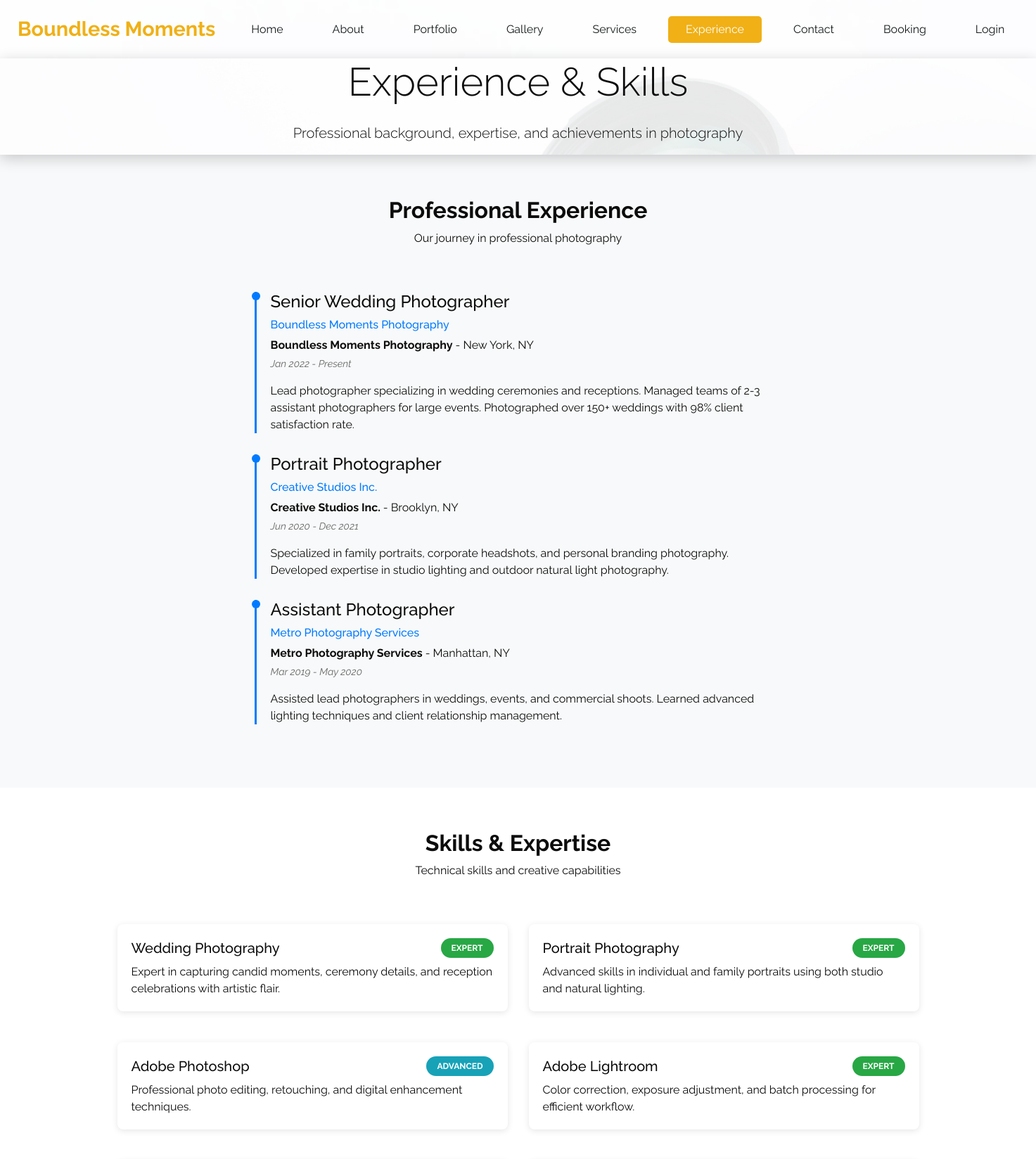
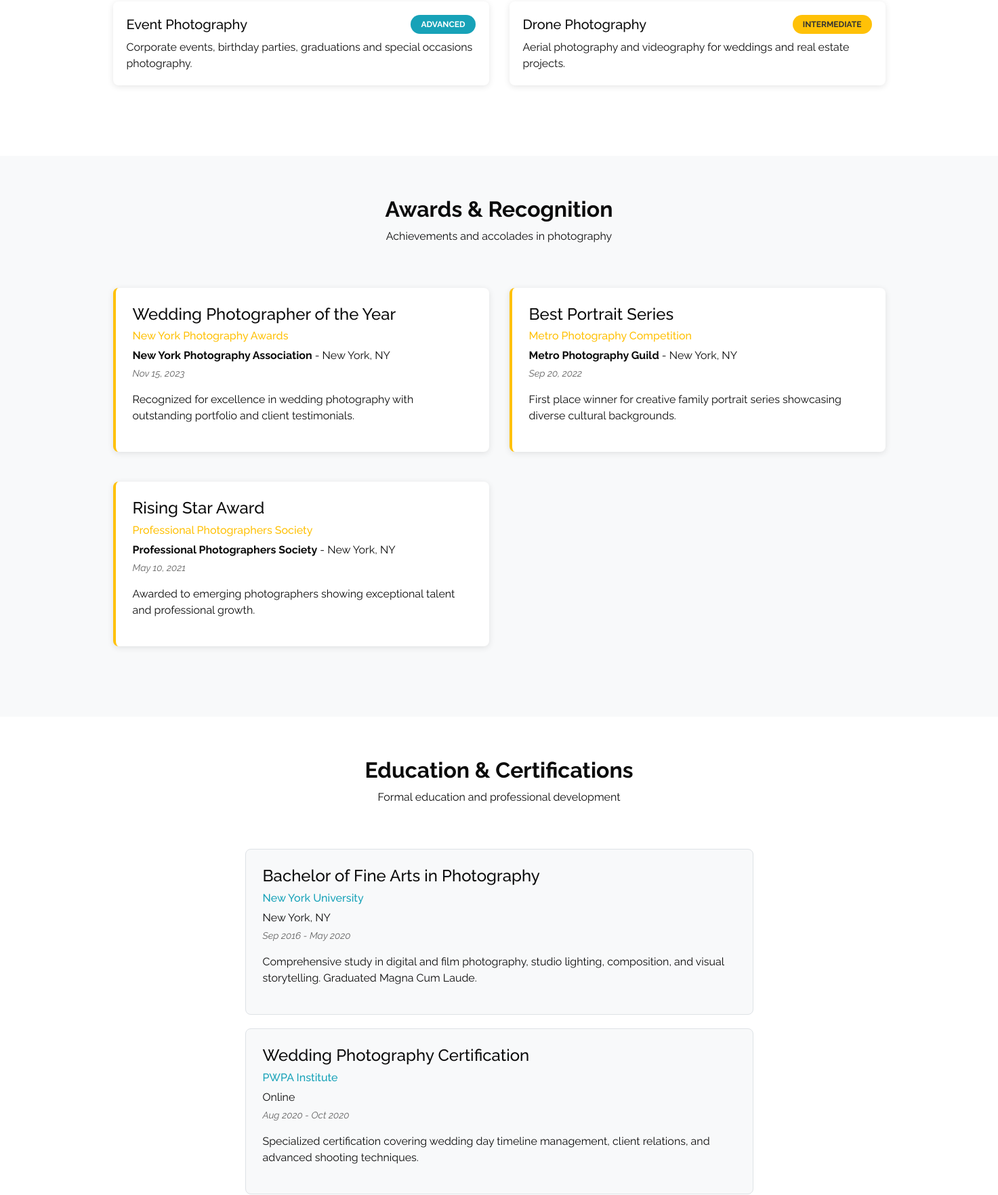
The page /experience.php (upper part) on the database its author committed (2 pictures, top to bottom).
### tables this page shows
CREATE TABLE experience_skills (
    id INT PRIMARY KEY AUTO_INCREMENT,
    section_type ENUM('experience', 'skill', 'award', 'education') NOT NULL,
    title VARCHAR(200) NOT NULL,
    subtitle VARCHAR(200),
    description TEXT,
    start_date DATE,
    end_date DATE,
    organization VARCHAR(200),
    location VARCHAR(200),
    skill_level ENUM('beginner', 'intermediate', 'advanced', 'expert'),
    display_order INT DEFAULT 0,
    is_visible BOOLEAN DEFAULT TRUE,
    created_at TIMESTAMP DEFAULT CURRENT_TIMESTAMP,
    INDEX idx_section_type (section_type),
    INDEX idx_display_order (display_order)
);

### experience.php (the view, shortened to what this page needs)
<?php
include 'includes/db_connect.php';
include 'includes/header.php';
$experience_query = "SELECT * FROM experience_skills WHERE section_type = 'experience' AND is_visible = TRUE ORDER BY display_order ASC";
$experience_result = $conn->query($experience_query);
$skills_query = "SELECT * FROM experience_skills WHERE section_type = 'skill' AND is_visible = TRUE ORDER BY display_order ASC";
$skills_result = $conn->query($skills_query);
$awards_query = "SELECT * FROM experience_skills WHERE section_type = 'award' AND is_visible = TRUE ORDER BY display_order ASC";
$awards_result = $conn->query($awards_query);
$education_query = "SELECT * FROM experience_skills WHERE section_type = 'education' AND is_visible = TRUE ORDER BY display_order ASC";
$education_result = $conn->query($education_query);
?>
<section class="hero_area">
    <div class="container">
        <div class="row align-items-center">
            <div class="col-md-12 text-center">
                <h1 class="display-4 mb-4">Experience & Skills</h1>
                <p class="lead">Professional background, expertise, and achievements in photography</p>
            </div>
        </div>
    </div>
</section>
<section class="experience-section">
    <div class="container">
        <div class="heading_container text-center mb-5">
            <h2>Professional Experience</h2>
            <p>Our journey in professional photography</p>
        </div>
        <div class="row">
            <div class="col-lg-8 offset-lg-2">
                <?php if ($experience_result->num_rows > 0): ?>
                    <?php while ($experience = $experience_result->fetch_assoc()): ?>
                        <div class="timeline-item">
                            <h4><?php echo htmlspecialchars($experience['title']); ?></h4>
                            <?php if ($experience['subtitle']): ?>
                                <h6 class="text-primary"><?php echo htmlspecialchars($experience['subtitle']); ?></h6>
                            <?php endif; ?>
                            <?php if ($experience['organization']): ?>
                                <p class="mb-1"><strong><?php echo htmlspecialchars($experience['organization']); ?></strong>
                                <?php if ($experience['location']): ?>
                                    - <?php echo htmlspecialchars($experience['location']); ?>
                                <?php endif; ?>
                                </p>
                            <?php endif; ?>
                            <?php if ($experience['start_date']): ?>
                                <p class="date-range">
                                    <?php echo date('M Y', strtotime($experience['start_date'])); ?> -
                                    <?php echo $experience['end_date'] ? date('M Y', strtotime($experience['end_date'])) : 'Present'; ?>
                                </p>
                            <?php endif; ?>
                            <?php if ($experience['description']): ?>
                                <p><?php echo nl2br(htmlspecialchars($experience['description'])); ?></p>
                            <?php endif; ?>
                        </div>
                    <?php endwhile; ?>
                <?php else: ?>
                    <p class="text-center">No experience data available.</p>
                <?php endif; ?>
            </div>
        </div>
    </div>
</section>
<section class="skills-section">
    <div class="container">
        <div class="heading_container text-center mb-5">
            <h2>Skills & Expertise</h2>
            <p>Technical skills and creative capabilities</p>
        </div>
        <div class="row">
            <?php if ($skills_result->num_rows > 0): ?>
                <?php while ($skill = $skills_result->fetch_assoc()): ?>
                    <div class="col-lg-6 col-md-6 mb-4">
                        <div class="skill-item">
                            <div class="d-flex justify-content-between align-items-center mb-2">
                                <h5 class="mb-0"><?php echo htmlspecialchars($skill['title']); ?></h5>
                                <?php if ($skill['skill_level']): ?>
                                    <span class="skill-level <?php echo htmlspecialchars($skill['skill_level']); ?>">
                                        <?php echo htmlspecialchars($skill['skill_level']); ?>
                                    </span>
                                <?php endif; ?>
                            </div>
                            <?php if ($skill['description']): ?>
                                <p class="mb-0"><?php echo nl2br(htmlspecialchars($skill['description'])); ?></p>
                            <?php endif; ?>
                        </div>
                    </div>
                <?php endwhile; ?>
            <?php else: ?>
                <div class="col-12">
                    <p class="text-center">No skills data available.</p>
                </div>
            <?php endif; ?>
        </div>
    </div>
</section>
<section class="awards-section">
    <div class="container">
        <div class="heading_container text-center mb-5">
            <h2>Awards & Recognition</h2>
            <p>Achievements and accolades in photography</p>
        </div>
        <div class="row">
            <?php if ($awards_result->num_rows > 0): ?>
                <?php while ($award = $awards_result->fetch_assoc()): ?>
                    <div class="col-lg-6 mb-4">
                        <div class="award-item">
                            <h4><?php echo htmlspecialchars($award['title']); ?></h4>
                            <?php if ($award['subtitle']): ?>
                                <h6 class="text-warning"><?php echo htmlspecialchars($award['subtitle']); ?></h6>
                            <?php endif; ?>
                            <?php if ($award['organization']): ?>
                                <p class="mb-1"><strong><?php echo htmlspecialchars($award['organization']); ?></strong>
                                <?php if ($award['location']): ?>
                                    - <?php echo htmlspecialchars($award['location']); ?>
                                <?php endif; ?>
                                </p>
                            <?php endif; ?>
                            <?php if ($award['start_date']): ?>
                                <p class="date-range"><?php echo date('M d, Y', strtotime($award['start_date'])); ?></p>
                            <?php endif; ?>
                            <?php if ($award['description']): ?>
                                <p><?php echo nl2br(htmlspecialchars($award['description'])); ?></p>
                            <?php endif; ?>
                        </div>
                    </div>
                <?php endwhile; ?>
            <?php else: ?>
                <div class="col-12">
                    <p class="text-center">No awards data available.</p>
                </div>
            <?php endif; ?>
        </div>
    </div>
</section>
<section class="education-section">
    <div class="container">
        <div class="heading_container text-center mb-5">
            <h2>Education & Certifications</h2>
            <p>Formal education and professional development</p>
        </div>
        <div class="row">
            <div class="col-lg-8 offset-lg-2">
                <?php if ($education_result->num_rows > 0): ?>
                    <?php while ($education = $education_result->fetch_assoc()): ?>
                        <div class="education-item">
                            <h4><?php echo htmlspecialchars($education['title']); ?></h4>
                            <?php if ($education['organization']): ?>
                                <h6 class="text-info"><?php echo htmlspecialchars($education['organization']); ?></h6>
                            <?php endif; ?>
                            <?php if ($education['location']): ?>
                                <p class="mb-1"><?php echo htmlspecialchars($education['location']); ?></p>
                            <?php endif; ?>
                            <?php if ($education['start_date']): ?>
                                <p class="date-range">
                                    <?php echo date('M Y', strtotime($education['start_date'])); ?> -
                                    <?php echo $education['end_date'] ? date('M Y', strtotime($education['end_date'])) : 'Present'; ?>
                                </p>
                            <?php endif; ?>
                            <?php if ($education['description']): ?>
                                <p><?php echo nl2br(htmlspecialchars($education['description'])); ?></p>
                            <?php endif; ?>
                        </div>
                    <?php endwhile; ?>
                <?php else: ?>
                    <p class="text-center">No education data available.</p>
                <?php endif; ?>
            </div>
        </div>
    </div>
</section>
<?php include 'includes/footer.php'; ?>

### rows shown on the page
experience_skills: title "Senior Wedding Photographer", subtitle "Boundless Moments Photography", organization "Boundless Moments Photography", location "New York, NY", start_date "Jan 2022", shows "Present", description "Lead photographer specializing in wedding ceremonies and receptions. Managed teams of 2-3 assistant photographers for large events. Photographed over 150+ weddings with 98% client satisfaction rate."
experience_skills: title "Portrait Photographer", subtitle "Creative Studios Inc.", organization "Creative Studios Inc.", location "Brooklyn, NY", start_date "Jun 2020", end_date "Dec 2021", description "Specialized in family portraits, corporate headshots, and personal branding photography. Developed expertise in studio lighting and outdoor natural light photography."
experience_skills: title "Assistant Photographer", subtitle "Metro Photography Services", organization "Metro Photography Services", location "Manhattan, NY", start_date "Mar 2019", end_date "May 2020", description "Assisted lead photographers in weddings, events, and commercial shoots. Learned advanced lighting techniques and client relationship management."
experience_skills: title "Wedding Photography", skill_level "EXPERT", description "Expert in capturing candid moments, ceremony details, and reception celebrations with artistic flair."
experience_skills: title "Portrait Photography", skill_level "EXPERT", description "Advanced skills in individual and family portraits using both studio and natural lighting."
experience_skills: title "Adobe Photoshop", skill_level "ADVANCED", description "Professional photo editing, retouching, and digital enhancement techniques."
experience_skills: title "Adobe Lightroom", skill_level "EXPERT", description "Color correction, exposure adjustment, and batch processing for efficient workflow."
experience_skills: title "Event Photography", skill_level "ADVANCED", description "Corporate events, birthday parties, graduations and special occasions photography."
experience_skills: title "Drone Photography", skill_level "INTERMEDIATE", description "Aerial photography and videography for weddings and real estate projects."
experience_skills: title "Wedding Photographer of the Year", subtitle "New York Photography Awards", organization "New York Photography Association", location "New York, NY", start_date "Nov 15, 2023", description "Recognized for excellence in wedding photography with outstanding portfolio and client testimonials."
experience_skills: title "Best Portrait Series", subtitle "Metro Photography Competition", organization "Metro Photography Guild", location "New York, NY", start_date "Sep 20, 2022", description "First place winner for creative family portrait series showcasing diverse cultural backgrounds."
experience_skills: title "Rising Star Award", subtitle "Professional Photographers Society", organization "Professional Photographers Society", location "New York, NY", start_date "May 10, 2021", description "Awarded to emerging photographers showing exceptional talent and professional growth."
experience_skills: title "Bachelor of Fine Arts in Photography", organization "New York University", location "New York, NY", start_date "Sep 2016", end_date "May 2020", description "Comprehensive study in digital and film photography, studio lighting, composition, and visual storytelling. Graduated Magna Cum Laude."
experience_skills: title "Wedding Photography Certification", organization "PWPA Institute", location "Online", start_date "Aug 2020", end_date "Oct 2020", description "Specialized certification covering wedding day timeline management, client relations, and advanced shooting techniques."
